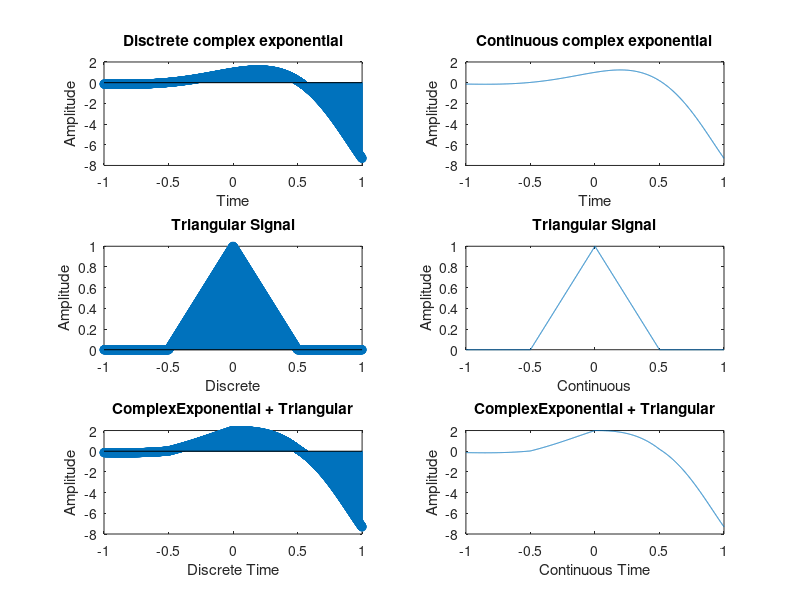

Write the MATLAB code that produced this figure.
% Disctrete complex exponential
n=-1:.001:1;
a=2;
cexp=exp((a+3j)*n);
subplot(3,2,1);
stem(n,cexp);
xlabel('Time');
ylabel('Amplitude');
title('Disctrete complex exponential');

% Continuous complex exponential
t=-1:.001:1;
a=2;
cexp=exp((a+3j)*t);
subplot(3,2,2);
plot(t,cexp);
xlabel('Time');
ylabel('Amplitude');
title('Continuous complex exponential');

% discrte triangular function
%f2=100;
%t2=-1:1/f:1;
n=-1:.001:1;
tri=tripuls(n);
subplot(3,2,3);
stem(n,tri);
xlabel('Discrete');
ylabel('Amplitude');
title('Triangular Signal');

% continuous triangular function
%f=100;
%t=-1:1/f:1;
t=-1:.001:1;
tri=tripuls(t);
subplot(3,2,4);
plot(t,tri);
xlabel('Continuous');
ylabel('Amplitude');
title('Triangular Signal');

% addition of complexExponential and trinangular function(discrete time)
for i=1:length(cexp)
    add(i)=cexp(i)+tri(i);
end
subplot(3,2,5);
stem(n,add);
xlabel('Discrete Time');
ylabel('Amplitude');
title('ComplexExponential + Triangular');

% addition of complexExponential and trinangular function(continuous time)
for i=1:length(cexp)
    add(i)=cexp(i)+tri(i);
end
subplot(3,2,6);
plot(t,add);
xlabel('Continuous Time');
ylabel('Amplitude');
title('ComplexExponential + Triangular');
